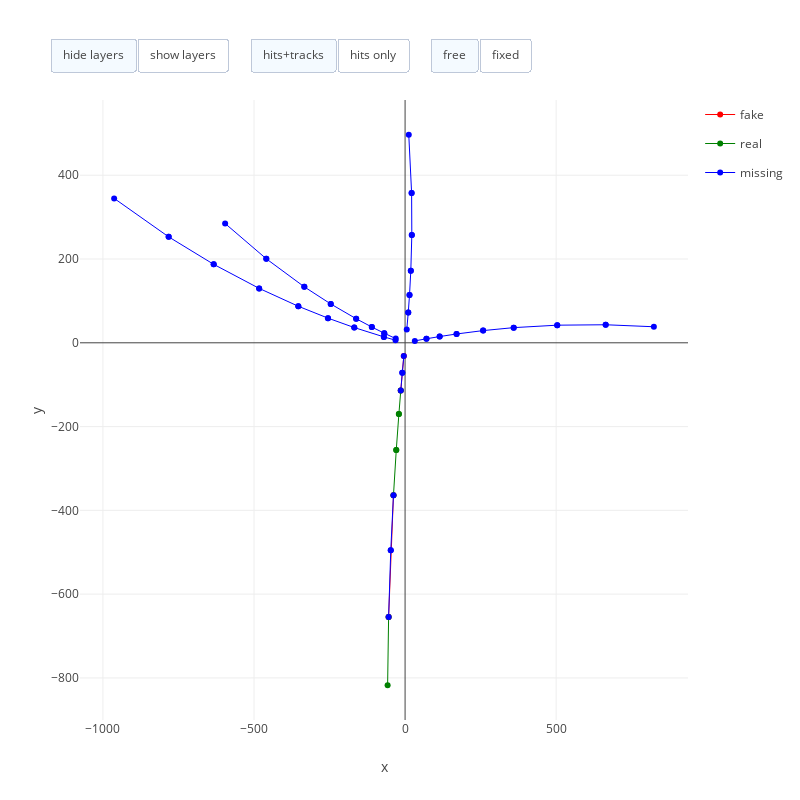
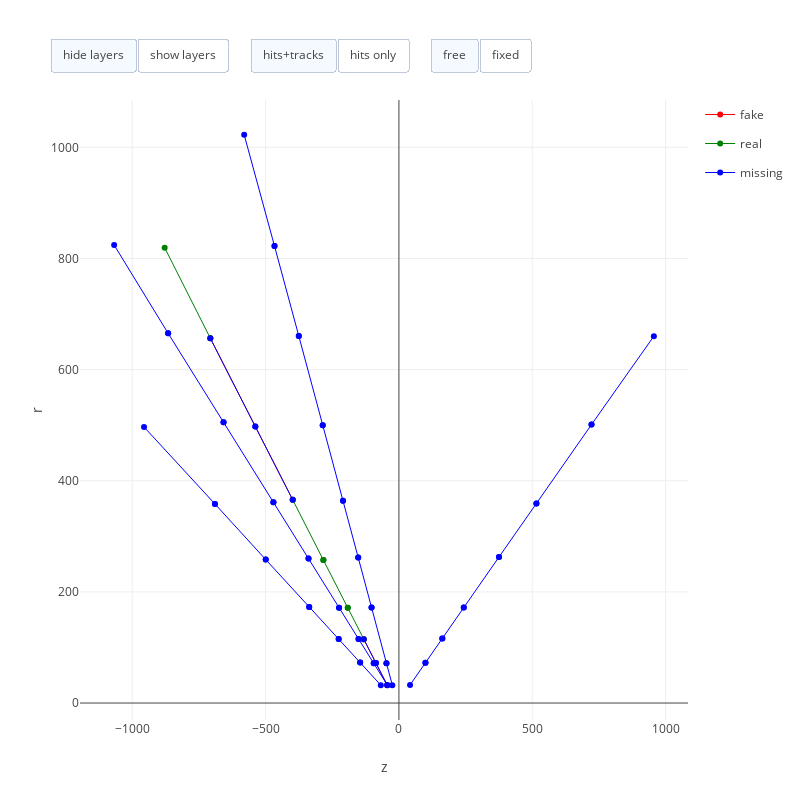
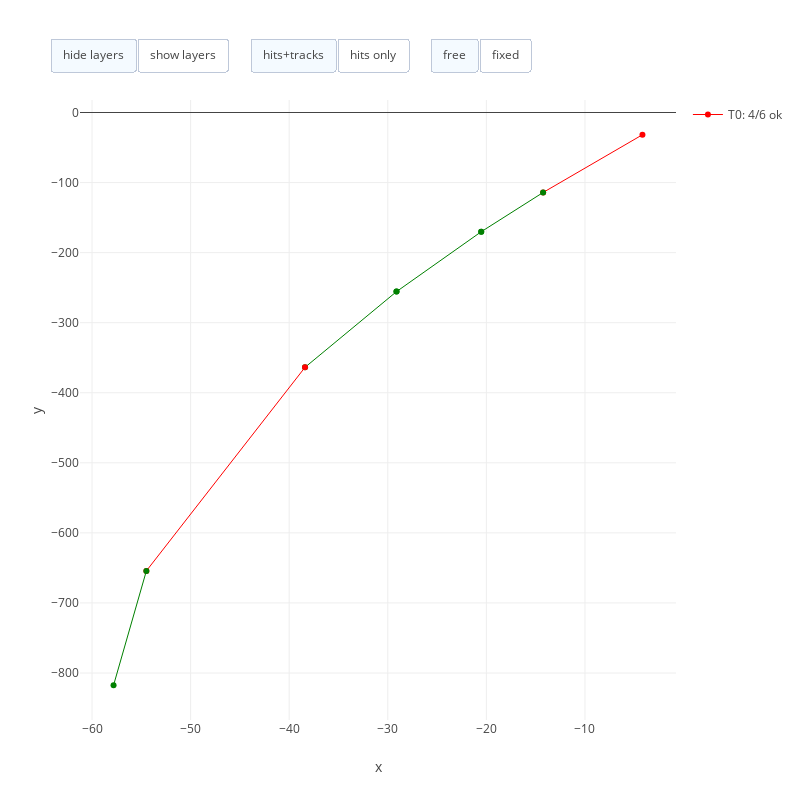

The notebook cell these images were saved under, in order:
### Code cell
set_notebook_mode() # if running inside a notebook

# load the dataset and the response_vqe (created using the qallse tool)
dw = DataWrapper.from_path('C:/Users/timsc/hepqpr-qallse-data/ds1/event000001000-hits.csv')
with open('C:/Users/timsc/hepqpr-qallse-data/ds1/evt1000-ds1-vqe-0-response.pickle', 'rb') as f: 
    response_vqe = pickle.load(f)

# process the response_vqe and get the set of missing doublets
final_doublets, final_tracks, energy = process_response_vqe(response_vqe)
precision, recall, missings = dw.compute_score(final_doublets)

# plotting examples
iplot_results(dw, final_doublets, missings)
iplot_results(dw, final_doublets, missings, dims=list('zr'))
iplot_results_tracks(dw, final_tracks)

### Figure 1 — Plotly figure (JSON) as saved in the notebook; plotly's stock layout.template omitted (floating-point values rounded to 4 significant figures)
{"data": [{"hoverinfo": "name+text", "legendgroup": "fake", "line": {"color": "red", "width": 1}, "name": "fake", "opacity": 1, "showlegend": true, "text": ["19698", "35259"], "type": "scatter", "uid": "442ada78-abf0-44d9-9fdc-08736788cc05", "x": [-4.17, -14.25], "y": [-31.75, -114.1]}, {"hoverinfo": "name+text", "legendgroup": "fake", "line": {"color": "red", "width": 1}, "name": "fake", "opacity": 1, "showlegend": false, "text": ["79880", "92130"], "type": "scatter", "uid": "354357f5-fe21-48ad-a585-7f532fcfc8a4", "x": [-38.4, -54.49], "y": [-363.7, -654.3]}, {"hoverinfo": "name+text", "legendgroup": "real", "line": {"color": "green", "width": 1}, "name": "real", "opacity": 1, "showlegend": true, "text": ["35259", "41464"], "type": "scatter", "uid": "dace320e-5ca3-49ab-a620-fc518a132d2d", "x": [-14.25, -20.52], "y": [-114.1, -170.2]}, {"hoverinfo": "name+text", "legendgroup": "real", "line": {"color": "green", "width": 1}, "name": "real", "opacity": 1, "showlegend": false, "text": ["41464", "73085"], "type": "scatter", "uid": "e0acab5c-90bb-4afa-b339-24b697dc06f8", "x": [-20.52, -29.12], "y": [-170.2, -255.6]}, {"hoverinfo": "name+text", "legendgroup": "real", "line": {"color": "green", "width": 1}, "name": "real", "opacity": 1, "showlegend": false, "text": ["73085", "79880"], "type": "scatter", "uid": "a2bea940-81dd-49cc-b28e-988be964aaff", "x": [-29.12, -38.4], "y": [-255.6, -363.7]}, {"hoverinfo": "name+text", "legendgroup": "real", "line": {"color": "green", "width": 1}, "name": "real", "opacity": 1, "showlegend": false, "text": ["92130", "107883"], "type": "scatter", "uid": "cfe30063-54a9-405b-9929-745baa2dc581", "x": [-54.49, -57.82], "y": [-654.3, -817.5]}, {"hoverinfo": "name+text", "legendgroup": "missing", "line": {"color": "blue", "width": 1}, "name": "missing", "opacity": 1, "showlegend": true, "text": ["19698", "27827"], "type": "scatter", "uid": "9a9e4589-5d44-439e-9aa3-e3d618fd1872", "x": [-4.17, -9.163], "y": [-31.75, -71.49]}, {"hoverinfo": "name+text", "legendgroup": "missing", "line": {"color": "blue", "width": 1}, "name": "missing", "opacity": 1, "showlegend": false, "text": ["20262", "28058"], "type": "scatter", "uid": "a3f46735-8509-4096-aa83-1fa7337a5d6b", "x": [32.25, 70.78], "y": [4.533, 9.619]}, {"hoverinfo": "name+text", "legendgroup": "missing", "line": {"color": "blue", "width": 1}, "name": "missing", "opacity": 1, "showlegend": false, "text": ["20764", "27487"], "type": "scatter", "uid": "b05548b1-984c-409c-96dd-8a3a91545849", "x": [5.571, 10.5], "y": [31.67, 72.05]}, {"hoverinfo": "name+text", "legendgroup": "missing", "line": {"color": "blue", "width": 1}, "name": "missing", "opacity": 1, "showlegend": false, "text": ["21265", "29504"], "type": "scatter", "uid": "c8a7a298-4162-41db-9253-74f2f55d81b8", "x": [-31.64, -70.21], "y": [6.184, 14.12]}, {"hoverinfo": "name+text", "legendgroup": "missing", "line": {"color": "blue", "width": 1}, "name": "missing", "opacity": 1, "showlegend": false, "text": ["23536", "31418"], "type": "scatter", "uid": "7dd8b89e-b488-46e1-abcc-7582eb6f5ffb", "x": [-30.93, -68.85], "y": [9.981, 22.86]}, {"hoverinfo": "name+text", "legendgroup": "missing", "line": {"color": "blue", "width": 1}, "name": "missing", "opacity": 1, "showlegend": false, "text": ["27487", "34491"], "type": "scatter", "uid": "3033fc64-738c-4bcc-9c42-89e54c3e1f14", "x": [10.5, 14.71], "y": [72.05, 114.1]}, {"hoverinfo": "name+text", "legendgroup": "missing", "line": {"color": "blue", "width": 1}, "name": "missing", "opacity": 1, "showlegend": false, "text": ["27827", "35259"], "type": "scatter", "uid": "2b15b89a-a1ab-4fd6-929c-b779494a1cb1", "x": [-9.163, -14.25], "y": [-71.49, -114.1]}, {"hoverinfo": "name+text", "legendgroup": "missing", "line": {"color": "blue", "width": 1}, "name": "missing", "opacity": 1, "showlegend": false, "text": ["28058", "34877"], "type": "scatter", "uid": "29b9a592-0fd2-4b52-a637-767e171186f2", "x": [70.78, 114.4], "y": [9.619, 14.92]}, {"hoverinfo": "name+text", "legendgroup": "missing", "line": {"color": "blue", "width": 1}, "name": "missing", "opacity": 1, "showlegend": false, "text": ["29504", "42350"], "type": "scatter", "uid": "c00c9eb8-c632-4c73-a002-7c8cbe4ed012", "x": [-70.21, -168.2], "y": [14.12, 36.37]}, {"hoverinfo": "name+text", "legendgroup": "missing", "line": {"color": "blue", "width": 1}, "name": "missing", "opacity": 1, "showlegend": false, "text": ["31418", "38524"], "type": "scatter", "uid": "4278368d-e458-49f6-b64b-3b4c92b5074d", "x": [-68.85, -110.0], "y": [22.86, 37.63]}, {"hoverinfo": "name+text", "legendgroup": "missing", "line": {"color": "blue", "width": 1}, "name": "missing", "opacity": 1, "showlegend": false, "text": ["34491", "40865"], "type": "scatter", "uid": "126c69b2-d713-4686-aba8-dd33448d1119", "x": [14.71, 18.99], "y": [114.1, 172.0]}, {"hoverinfo": "name+text", "legendgroup": "missing", "line": {"color": "blue", "width": 1}, "name": "missing", "opacity": 1, "showlegend": false, "text": ["34877", "41146"], "type": "scatter", "uid": "176a3cca-8a02-40cf-804f-1ac91e15530f", "x": [114.4, 170.4], "y": [14.92, 21.06]}, {"hoverinfo": "name+text", "legendgroup": "missing", "line": {"color": "blue", "width": 1}, "name": "missing", "opacity": 1, "showlegend": false, "text": ["38524", "45067"], "type": "scatter", "uid": "cb42fbe5-2333-4c70-9290-12863a7b594e", "x": [-110.0, -161.9], "y": [37.63, 57.46]}, {"hoverinfo": "name+text", "legendgroup": "missing", "line": {"color": "blue", "width": 1}, "name": "missing", "opacity": 1, "showlegend": false, "text": ["40865", "72549"], "type": "scatter", "uid": "126f68a4-62d3-4f68-8d8d-80a45a20e5b3", "x": [18.99, 22.3], "y": [172.0, 257.2]}, {"hoverinfo": "name+text", "legendgroup": "missing", "line": {"color": "blue", "width": 1}, "name": "missing", "opacity": 1, "showlegend": false, "text": ["41146", "73201"], "type": "scatter", "uid": "3209e16b-03c2-4aa3-b88e-6478ec0b3aba", "x": [170.4, 258.3], "y": [21.06, 29.15]}, {"hoverinfo": "name+text", "legendgroup": "missing", "line": {"color": "blue", "width": 1}, "name": "missing", "opacity": 1, "showlegend": false, "text": ["42350", "73830"], "type": "scatter", "uid": "64a6009e-35f1-4196-9b2c-cc433524616c", "x": [-168.2, -255.2], "y": [36.37, 58.89]}, {"hoverinfo": "name+text", "legendgroup": "missing", "line": {"color": "blue", "width": 1}, "name": "missing", "opacity": 1, "showlegend": false, "text": ["45067", "76902"], "type": "scatter", "uid": "25ca320b-6f19-4caf-99dd-3a9930803d94", "x": [-161.9, -246.0], "y": [57.46, 92.73]}, {"hoverinfo": "name+text", "legendgroup": "missing", "line": {"color": "blue", "width": 1}, "name": "missing", "opacity": 1, "showlegend": false, "text": ["72549", "79138"], "type": "scatter", "uid": "294b6fbc-3c77-4725-a910-1cb4d3cea6e6", "x": [22.3, 21.66], "y": [257.2, 357.6]}, {"hoverinfo": "name+text", "legendgroup": "missing", "line": {"color": "blue", "width": 1}, "name": "missing", "opacity": 1, "showlegend": false, "text": ["73201", "79641"], "type": "scatter", "uid": "d9b63da6-7701-4c65-a074-9cb3b91ddd79", "x": [258.3, 359.5], "y": [29.15, 36.2]}, {"hoverinfo": "name+text", "legendgroup": "missing", "line": {"color": "blue", "width": 1}, "name": "missing", "opacity": 1, "showlegend": false, "text": ["73830", "80933"], "type": "scatter", "uid": "9136c126-262d-4cf2-a16b-4691fca059bd", "x": [-255.2, -353.3], "y": [58.89, 87.2]}, {"hoverinfo": "name+text", "legendgroup": "missing", "line": {"color": "blue", "width": 1}, "name": "missing", "opacity": 1, "showlegend": false, "text": ["76902", "83944"], "type": "scatter", "uid": "ef7d663c-97a5-4d24-8c3c-08300b24a50e", "x": [-246.0, -333.4], "y": [92.73, 133.5]}, {"hoverinfo": "name+text", "legendgroup": "missing", "line": {"color": "blue", "width": 1}, "name": "missing", "opacity": 1, "showlegend": false, "text": ["79138", "85537"], "type": "scatter", "uid": "30c2e27f-bb05-43b8-9a7c-0c7c446d37a5", "x": [21.66, 12.25], "y": [357.6, 496.6]}, {"hoverinfo": "name+text", "legendgroup": "missing", "line": {"color": "blue", "width": 1}, "name": "missing", "opacity": 1, "showlegend": false, "text": ["79641", "86195"], "type": "scatter", "uid": "51c1297e-4525-4b48-89c3-74c470cb0837", "x": [359.5, 503.5], "y": [36.2, 42.07]}, {"hoverinfo": "name+text", "legendgroup": "missing", "line": {"color": "blue", "width": 1}, "name": "missing", "opacity": 1, "showlegend": false, "text": ["79880", "86402"], "type": "scatter", "uid": "904f531f-696c-4998-8431-a4cac0c8a91a", "x": [-38.4, -47.31], "y": [-363.7, -495.2]}, {"hoverinfo": "name+text", "legendgroup": "missing", "line": {"color": "blue", "width": 1}, "name": "missing", "opacity": 1, "showlegend": false, "text": ["80933", "87292"], "type": "scatter", "uid": "82b1a15b-069b-48c0-bcab-07c3bb156c49", "x": [-353.3, -482.9], "y": [87.2, 129.9]}, {"hoverinfo": "name+text", "legendgroup": "missing", "line": {"color": "blue", "width": 1}, "name": "missing", "opacity": 1, "showlegend": false, "text": ["83944", "90803"], "type": "scatter", "uid": "6e1b206e-6017-4e25-94ed-fe9677ca8639", "x": [-333.4, -459.3], "y": [133.5, 200.5]}, {"hoverinfo": "name+text", "legendgroup": "missing", "line": {"color": "blue", "width": 1}, "name": "missing", "opacity": 1, "showlegend": false, "text": ["86195", "91955"], "type": "scatter", "uid": "872e9a15-3849-43ff-abf5-038463f0d995", "x": [503.5, 663.9], "y": [42.07, 43.1]}, {"hoverinfo": "name+text", "legendgroup": "missing", "line": {"color": "blue", "width": 1}, "name": "missing", "opacity": 1, "showlegend": false, "text": ["86402", "92130"], "type": "scatter", "uid": "3cdd4db0-7bee-4256-ab57-2081a65b9a2e", "x": [-47.31, -54.49], "y": [-495.2, -654.3]}, {"hoverinfo": "name+text", "legendgroup": "missing", "line": {"color": "blue", "width": 1}, "name": "missing", "opacity": 1, "showlegend": false, "text": ["87292", "93165"], "type": "scatter", "uid": "e85d932a-6936-4a68-ad46-45d90dc2057a", "x": [-482.9, -633.4], "y": [129.9, 187.3]}, {"hoverinfo": "name+text", "legendgroup": "missing", "line": {"color": "blue", "width": 1}, "name": "missing", "opacity": 1, "showlegend": false, "text": ["90803", "96934"], "type": "scatter", "uid": "4d5cbddb-cd4a-4e4f-9135-d2e0cf3085ac", "x": [-459.3, -595.6], "y": [200.5, 284.8]}, {"hoverinfo": "name+text", "legendgroup": "missing", "line": {"color": "blue", "width": 1}, "name": "missing", "opacity": 1, "showlegend": false, "text": ["91955", "107743"], "type": "scatter", "uid": "7f022809-56c6-4c3c-89a8-162d75babb69", "x": [663.9, 823.3], "y": [43.1, 38.33]}, {"hoverinfo": "name+text", "legendgroup": "missing", "line": {"color": "blue", "width": 1}, "name": "missing", "opacity": 1, "showlegend": false, "text": ["93165", "109022"], "type": "scatter", "uid": "8f8df54b-17cb-40f1-808a-b17046b29124", "x": [-633.4, -782.4], "y": [187.3, 252.9]}, {"hoverinfo": "name+text", "legendgroup": "missing", "line": {"color": "blue", "width": 1}, "name": "missing", "opacity": 1, "showlegend": false, "text": ["109022", "114036"], "type": "scatter", "uid": "46d040ce-49ae-43d7-b9be-48eb57807c65", "x": [-782.4, -962.8], "y": [252.9, 344.8]}], "layout": {"height": 800, "hovermode": "closest", "showlegend": true, "updatemenus": [{"buttons": [{"args": ["shapes", []], "label": "hide layers", "method": "relayout"}, {"args": ["shapes", [{"layer": "below", "line": {"color": "#ccc"}, "opacity": 0.5, "type": "circle", "x0": -32, "x1": 32, "y0": -32, "y1": 32}, {"layer": "below", "line": {"color": "#ccc"}, "opacity": 0.5, "type": "circle", "x0": -72, "x1": 72, "y0": -72, "y1": 72}, {"layer": "below", "line": {"color": "#ccc"}, "opacity": 0.5, "type": "circle", "x0": -116, "x1": 116, "y0": -116, "y1": 116}, {"layer": "below", "line": {"color": "#ccc"}, "opacity": 0.5, "type": "circle", "x0": -172, "x1": 172, "y0": -172, "y1": 172}, {"layer": "below", "line": {"color": "#cccc8d"}, "opacity": 0.5, "type": "circle", "x0": -260, "x1": 260, "y0": -260, "y1": 260}, {"layer": "below", "line": {"color": "#cccc8d"}, "opacity": 0.5, "type": "circle", "x0": -360, "x1": 360, "y0": -360, "y1": 360}, {"layer": "below", "line": {"color": "#cccc8d"}, "opacity": 0.5, "type": "circle", "x0": -500, "x1": 500, "y0": -500, "y1": 500}, {"layer": "below", "line": {"color": "#cccc8d"}, "opacity": 0.5, "type": "circle", "x0": -660, "x1": 660, "y0": -660, "y1": 660}, {"layer": "below", "line": {"color": "#ccc"}, "opacity": 0.5, "type": "circle", "x0": -820, "x1": 820, "y0": -820, "y1": 820}, {"layer": "below", "line": {"color": "#ccc"}, "opacity": 0.5, "type": "circle", "x0": -1020, "x1": 1020, "y0": -1020, "y1": 1020}]], "label": "show layers", "method": "relayout"}], "direction": "left", "pad": {"l": 0.1}, "type": "buttons", "xanchor": "left", "y": 1.1, "yanchor": "top"}, {"buttons": [{"args": [{"mode": "markers+lines"}], "label": "hits+tracks", "method": "update"}, {"args": [{"mode": "markers"}], "label": "hits only", "method": "update"}], "direction": "left", "pad": {"l": 200}, "type": "buttons", "xanchor": "left", "y": 1.1, "yanchor": "top"}, {"buttons": [{"args": ["yaxis.scaleanchor", null], "label": "free", "method": "relayout"}, {"args": ["yaxis.scaleanchor", "x"], "label": "fixed", "method": "relayout"}], "direction": "left", "pad": {"l": 380}, "type": "buttons", "xanchor": "left", "y": 1.1, "yanchor": "top"}], "width": 800, "xaxis": {"title": "x"}, "yaxis": {"title": "y"}}}

### Figure 2 — Plotly figure (JSON) as saved in the notebook; plotly's stock layout.template omitted (floating-point values rounded to 4 significant figures)
{"data": [{"hoverinfo": "name+text", "legendgroup": "fake", "line": {"color": "red", "width": 1}, "name": "fake", "opacity": 1, "showlegend": true, "text": ["19698", "35259"], "type": "scatter", "uid": "21a1f193-d942-4a0e-9323-4a4261fedb26", "x": [-43.63, -131.8], "y": [32.02, 115.0]}, {"hoverinfo": "name+text", "legendgroup": "fake", "line": {"color": "red", "width": 1}, "name": "fake", "opacity": 1, "showlegend": false, "text": ["79880", "92130"], "type": "scatter", "uid": "da7ea9fc-3e18-430a-9469-0a7eb5cf65fb", "x": [-398.2, -707.2], "y": [365.7, 656.5]}, {"hoverinfo": "name+text", "legendgroup": "real", "line": {"color": "green", "width": 1}, "name": "real", "opacity": 1, "showlegend": true, "text": ["35259", "41464"], "type": "scatter", "uid": "9676be87-a989-4c11-b42e-107b1886a805", "x": [-131.8, -191.8], "y": [115.0, 171.4]}, {"hoverinfo": "name+text", "legendgroup": "real", "line": {"color": "green", "width": 1}, "name": "real", "opacity": 1, "showlegend": false, "text": ["41464", "73085"], "type": "scatter", "uid": "0e872fd2-418c-48ff-9264-2ec5c3c63d02", "x": [-191.8, -283.2], "y": [171.4, 257.3]}, {"hoverinfo": "name+text", "legendgroup": "real", "line": {"color": "green", "width": 1}, "name": "real", "opacity": 1, "showlegend": false, "text": ["73085", "79880"], "type": "scatter", "uid": "a204597e-3c06-4184-bdde-1e7bd4fd4702", "x": [-283.2, -398.2], "y": [257.3, 365.7]}, {"hoverinfo": "name+text", "legendgroup": "real", "line": {"color": "green", "width": 1}, "name": "real", "opacity": 1, "showlegend": false, "text": ["92130", "107883"], "type": "scatter", "uid": "e40e474f-aa1c-40fd-b737-8818b9838f1c", "x": [-707.2, -878.4], "y": [656.5, 819.5]}, {"hoverinfo": "name+text", "legendgroup": "missing", "line": {"color": "blue", "width": 1}, "name": "missing", "opacity": 1, "showlegend": true, "text": ["19698", "27827"], "type": "scatter", "uid": "44fa3b8e-e6e9-4fbe-b8d2-4611b23a9e87", "x": [-43.63, -86.18], "y": [32.02, 72.08]}, {"hoverinfo": "name+text", "legendgroup": "missing", "line": {"color": "blue", "width": 1}, "name": "missing", "opacity": 1, "showlegend": false, "text": ["20262", "28058"], "type": "scatter", "uid": "4256b08c-e070-4a59-91d2-8b16a2aa86ce", "x": [-43.79, -94.32], "y": [32.56, 71.43]}, {"hoverinfo": "name+text", "legendgroup": "missing", "line": {"color": "blue", "width": 1}, "name": "missing", "opacity": 1, "showlegend": false, "text": ["20764", "27487"], "type": "scatter", "uid": "42d5e1e9-9e09-4c6a-9935-2e22110fda96", "x": [-67.83, -145.3], "y": [32.16, 72.81]}, {"hoverinfo": "name+text", "legendgroup": "missing", "line": {"color": "blue", "width": 1}, "name": "missing", "opacity": 1, "showlegend": false, "text": ["21265", "29504"], "type": "scatter", "uid": "9b0dfe91-b8dc-4ac0-8755-0a00e8a80091", "x": [-24.67, -46.67], "y": [32.24, 71.61]}, {"hoverinfo": "name+text", "legendgroup": "missing", "line": {"color": "blue", "width": 1}, "name": "missing", "opacity": 1, "showlegend": false, "text": ["23536", "31418"], "type": "scatter", "uid": "961f1a2e-0f4b-4515-9c82-f43aaeeeac84", "x": [41.75, 99.58], "y": [32.5, 72.54]}, {"hoverinfo": "name+text", "legendgroup": "missing", "line": {"color": "blue", "width": 1}, "name": "missing", "opacity": 1, "showlegend": false, "text": ["27487", "34491"], "type": "scatter", "uid": "fd86afe3-9428-49be-931a-4d6c7a3ccb7b", "x": [-145.3, -225.9], "y": [72.81, 115.1]}, {"hoverinfo": "name+text", "legendgroup": "missing", "line": {"color": "blue", "width": 1}, "name": "missing", "opacity": 1, "showlegend": false, "text": ["27827", "35259"], "type": "scatter", "uid": "92ecce21-3949-4be9-ad15-f2f229a4a66e", "x": [-86.18, -131.8], "y": [72.08, 115.0]}, {"hoverinfo": "name+text", "legendgroup": "missing", "line": {"color": "blue", "width": 1}, "name": "missing", "opacity": 1, "showlegend": false, "text": ["28058", "34877"], "type": "scatter", "uid": "a45bc3b3-3fa6-430e-87c9-f2c7fc83b829", "x": [-94.32, -151.4], "y": [71.43, 115.4]}, {"hoverinfo": "name+text", "legendgroup": "missing", "line": {"color": "blue", "width": 1}, "name": "missing", "opacity": 1, "showlegend": false, "text": ["29504", "42350"], "type": "scatter", "uid": "0153d8cb-ffa6-4eb1-ae5e-894e52c74629", "x": [-46.67, -102.6], "y": [71.61, 172.0]}, {"hoverinfo": "name+text", "legendgroup": "missing", "line": {"color": "blue", "width": 1}, "name": "missing", "opacity": 1, "showlegend": false, "text": ["31418", "38524"], "type": "scatter", "uid": "b1f59039-80e2-4a0e-a801-2b35c45d7f81", "x": [99.58, 162.7], "y": [72.54, 116.2]}, {"hoverinfo": "name+text", "legendgroup": "missing", "line": {"color": "blue", "width": 1}, "name": "missing", "opacity": 1, "showlegend": false, "text": ["34491", "40865"], "type": "scatter", "uid": "faf5d0cc-782c-4d2b-9d71-fd75ee069d6e", "x": [-225.9, -336.4], "y": [115.1, 173.0]}, {"hoverinfo": "name+text", "legendgroup": "missing", "line": {"color": "blue", "width": 1}, "name": "missing", "opacity": 1, "showlegend": false, "text": ["34877", "41146"], "type": "scatter", "uid": "d2569909-4e70-411b-834b-34722206ca47", "x": [-151.4, -224.5], "y": [115.4, 171.7]}, {"hoverinfo": "name+text", "legendgroup": "missing", "line": {"color": "blue", "width": 1}, "name": "missing", "opacity": 1, "showlegend": false, "text": ["38524", "45067"], "type": "scatter", "uid": "749840fc-7bdf-4bf3-b5f1-6ed0877d37ee", "x": [162.7, 243.2], "y": [116.2, 171.8]}, {"hoverinfo": "name+text", "legendgroup": "missing", "line": {"color": "blue", "width": 1}, "name": "missing", "opacity": 1, "showlegend": false, "text": ["40865", "72549"], "type": "scatter", "uid": "14bd0399-0b78-4a1b-90b0-c07810d498c4", "x": [-336.4, -499.4], "y": [173.0, 258.2]}, {"hoverinfo": "name+text", "legendgroup": "missing", "line": {"color": "blue", "width": 1}, "name": "missing", "opacity": 1, "showlegend": false, "text": ["41146", "73201"], "type": "scatter", "uid": "e4f2ec45-c57a-4a77-80ae-a57f97e65c63", "x": [-224.5, -339], "y": [171.7, 260.0]}, {"hoverinfo": "name+text", "legendgroup": "missing", "line": {"color": "blue", "width": 1}, "name": "missing", "opacity": 1, "showlegend": false, "text": ["42350", "73830"], "type": "scatter", "uid": "43edefe0-35b0-4c1b-b083-2a2174d755fc", "x": [-102.6, -152.6], "y": [172.0, 261.9]}, {"hoverinfo": "name+text", "legendgroup": "missing", "line": {"color": "blue", "width": 1}, "name": "missing", "opacity": 1, "showlegend": false, "text": ["45067", "76902"], "type": "scatter", "uid": "1c7a38aa-a80b-4c7c-875c-451640c1c8e1", "x": [243.2, 375.4], "y": [171.8, 262.9]}, {"hoverinfo": "name+text", "legendgroup": "missing", "line": {"color": "blue", "width": 1}, "name": "missing", "opacity": 1, "showlegend": false, "text": ["72549", "79138"], "type": "scatter", "uid": "1b6de47f-19d6-431b-a0c3-016f3247335b", "x": [-499.4, -689.8], "y": [258.2, 358.3]}, {"hoverinfo": "name+text", "legendgroup": "missing", "line": {"color": "blue", "width": 1}, "name": "missing", "opacity": 1, "showlegend": false, "text": ["73201", "79641"], "type": "scatter", "uid": "fe1fbf71-928f-474b-875c-9406fef8f040", "x": [-339, -470.6], "y": [260.0, 361.3]}, {"hoverinfo": "name+text", "legendgroup": "missing", "line": {"color": "blue", "width": 1}, "name": "missing", "opacity": 1, "showlegend": false, "text": ["73830", "80933"], "type": "scatter", "uid": "77456dcb-4448-4d7d-934e-16dd6880742a", "x": [-152.6, -209.6], "y": [261.9, 363.9]}, {"hoverinfo": "name+text", "legendgroup": "missing", "line": {"color": "blue", "width": 1}, "name": "missing", "opacity": 1, "showlegend": false, "text": ["76902", "83944"], "type": "scatter", "uid": "6e1f52dd-44e0-4701-ab37-53b42eaefe6e", "x": [375.4, 515.6], "y": [262.9, 359.2]}, {"hoverinfo": "name+text", "legendgroup": "missing", "line": {"color": "blue", "width": 1}, "name": "missing", "opacity": 1, "showlegend": false, "text": ["79138", "85537"], "type": "scatter", "uid": "5db93625-08b8-4eb9-b9b8-3c3fb9ff1ad3", "x": [-689.8, -955.8], "y": [358.3, 496.8]}, {"hoverinfo": "name+text", "legendgroup": "missing", "line": {"color": "blue", "width": 1}, "name": "missing", "opacity": 1, "showlegend": false, "text": ["79641", "86195"], "type": "scatter", "uid": "8c496bfe-e97a-4a72-9e54-c39ce591bb79", "x": [-470.6, -657.6], "y": [361.3, 505.3]}, {"hoverinfo": "name+text", "legendgroup": "missing", "line": {"color": "blue", "width": 1}, "name": "missing", "opacity": 1, "showlegend": false, "text": ["79880", "86402"], "type": "scatter", "uid": "d1498fd4-8c73-43a4-909a-4ee158bedae1", "x": [-398.2, -538.4], "y": [365.7, 497.4]}, {"hoverinfo": "name+text", "legendgroup": "missing", "line": {"color": "blue", "width": 1}, "name": "missing", "opacity": 1, "showlegend": false, "text": ["80933", "87292"], "type": "scatter", "uid": "500b458c-6461-4d0b-ae77-672d4331594b", "x": [-209.6, -285.6], "y": [363.9, 500.0]}, {"hoverinfo": "name+text", "legendgroup": "missing", "line": {"color": "blue", "width": 1}, "name": "missing", "opacity": 1, "showlegend": false, "text": ["83944", "90803"], "type": "scatter", "uid": "e8444858-83dc-422a-9018-e341f1b865a4", "x": [515.6, 722.2], "y": [359.2, 501.1]}, {"hoverinfo": "name+text", "legendgroup": "missing", "line": {"color": "blue", "width": 1}, "name": "missing", "opacity": 1, "showlegend": false, "text": ["86195", "91955"], "type": "scatter", "uid": "d4fdac25-a316-43d6-9376-451a8bf39397", "x": [-657.6, -865.4], "y": [505.3, 665.3]}, {"hoverinfo": "name+text", "legendgroup": "missing", "line": {"color": "blue", "width": 1}, "name": "missing", "opacity": 1, "showlegend": false, "text": ["86402", "92130"], "type": "scatter", "uid": "7f47f96a-cf06-4f9a-beed-51bfb792a1bc", "x": [-538.4, -707.2], "y": [497.4, 656.5]}, {"hoverinfo": "name+text", "legendgroup": "missing", "line": {"color": "blue", "width": 1}, "name": "missing", "opacity": 1, "showlegend": false, "text": ["87292", "93165"], "type": "scatter", "uid": "345eb070-467d-43d3-a904-2ba7b5bb9797", "x": [-285.6, -375.4], "y": [500.0, 660.5]}, {"hoverinfo": "name+text", "legendgroup": "missing", "line": {"color": "blue", "width": 1}, "name": "missing", "opacity": 1, "showlegend": false, "text": ["90803", "96934"], "type": "scatter", "uid": "5e5d4f41-994f-4b50-bc7d-4c00193a1596", "x": [722.2, 956], "y": [501.1, 660.2]}, {"hoverinfo": "name+text", "legendgroup": "missing", "line": {"color": "blue", "width": 1}, "name": "missing", "opacity": 1, "showlegend": false, "text": ["91955", "107743"], "type": "scatter", "uid": "8966377b-b559-4276-9134-103623391ad1", "x": [-865.4, -1068.0], "y": [665.3, 824.2]}, {"hoverinfo": "name+text", "legendgroup": "missing", "line": {"color": "blue", "width": 1}, "name": "missing", "opacity": 1, "showlegend": false, "text": ["93165", "109022"], "type": "scatter", "uid": "aedcf2d5-057f-4d50-a93f-0a05086a07d4", "x": [-375.4, -466.4], "y": [660.5, 822.3]}, {"hoverinfo": "name+text", "legendgroup": "missing", "line": {"color": "blue", "width": 1}, "name": "missing", "opacity": 1, "showlegend": false, "text": ["109022", "114036"], "type": "scatter", "uid": "464a4a13-0df3-4d96-a7b8-7bbd37cdce45", "x": [-466.4, -580.2], "y": [822.3, 1023.0]}], "layout": {"height": 800, "hovermode": "closest", "showlegend": true, "updatemenus": [{"buttons": [{"args": ["shapes", []], "label": "hide layers", "method": "relayout"}, {"args": ["shapes", [{"layer": "below", "line": {"color": "#ccc"}, "opacity": 0.5, "type": "line", "x0": -455, "x1": 455, "y0": 32, "y1": 32}, {"layer": "below", "line": {"color": "#ccc"}, "opacity": 0.5, "type": "line", "x0": -455, "x1": 455, "y0": 72, "y1": 72}, {"layer": "below", "line": {"color": "#ccc"}, "opacity": 0.5, "type": "line", "x0": -455, "x1": 455, "y0": 116, "y1": 116}, {"layer": "below", "line": {"color": "#ccc"}, "opacity": 0.5, "type": "line", "x0": -455, "x1": 455, "y0": 172, "y1": 172}, {"layer": "below", "line": {"color": "#cccc8d"}, "opacity": 0.5, "type": "line", "x0": -1030, "x1": 1030, "y0": 260, "y1": 260}, {"layer": "below", "line": {"color": "#cccc8d"}, "opacity": 0.5, "type": "line", "x0": -1030, "x1": 1030, "y0": 360, "y1": 360}, {"layer": "below", "line": {"color": "#cccc8d"}, "opacity": 0.5, "type": "line", "x0": -1030, "x1": 1030, "y0": 500, "y1": 500}, {"layer": "below", "line": {"color": "#cccc8d"}, "opacity": 0.5, "type": "line", "x0": -1030, "x1": 1030, "y0": 660, "y1": 660}, {"layer": "below", "line": {"color": "#ccc"}, "opacity": 0.5, "type": "line", "x0": -1030, "x1": 1030, "y0": 820, "y1": 820}, {"layer": "below", "line": {"color": "#ccc"}, "opacity": 0.5, "type": "line", "x0": -1030, "x1": 1030, "y0": 1020, "y1": 1020}]], "label": "show layers", "method": "relayout"}], "direction": "left", "pad": {"l": 0.1}, "type": "buttons", "xanchor": "left", "y": 1.1, "yanchor": "top"}, {"buttons": [{"args": [{"mode": "markers+lines"}], "label": "hits+tracks", "method": "update"}, {"args": [{"mode": "markers"}], "label": "hits only", "method": "update"}], "direction": "left", "pad": {"l": 200}, "type": "buttons", "xanchor": "left", "y": 1.1, "yanchor": "top"}, {"buttons": [{"args": ["yaxis.scaleanchor", null], "label": "free", "method": "relayout"}, {"args": ["yaxis.scaleanchor", "x"], "label": "fixed", "method": "relayout"}], "direction": "left", "pad": {"l": 380}, "type": "buttons", "xanchor": "left", "y": 1.1, "yanchor": "top"}], "width": 800, "xaxis": {"title": "z"}, "yaxis": {"title": "r"}}}

### Figure 3 — Plotly figure (JSON) as saved in the notebook; plotly's stock layout.template omitted (floating-point values rounded to 4 significant figures)
{"data": [{"hoverinfo": "name+text", "legendgroup": "0", "line": {"color": "red", "width": 1}, "name": "T0: 4/6 ok", "opacity": 1, "showlegend": true, "text": ["19698", "35259", "41464", "73085", "79880", "92130", "107883"], "type": "scatter", "uid": "f5b1519d-328f-440d-821a-8fc932846cce", "x": [-4.17, -14.25], "y": [-31.75, -114.1]}, {"hoverinfo": "name+text", "legendgroup": "0", "line": {"color": "green", "width": 1}, "name": "T0: 4/6 ok", "opacity": 1, "showlegend": false, "text": ["19698", "35259", "41464", "73085", "79880", "92130", "107883"], "type": "scatter", "uid": "26402010-361a-486f-950b-129af1f7065d", "x": [-14.25, -20.52], "y": [-114.1, -170.2]}, {"hoverinfo": "name+text", "legendgroup": "0", "line": {"color": "green", "width": 1}, "name": "T0: 4/6 ok", "opacity": 1, "showlegend": false, "text": ["19698", "35259", "41464", "73085", "79880", "92130", "107883"], "type": "scatter", "uid": "aaf987c9-7ac7-4ab9-bdb1-2b4cdf502931", "x": [-20.52, -29.12], "y": [-170.2, -255.6]}, {"hoverinfo": "name+text", "legendgroup": "0", "line": {"color": "green", "width": 1}, "name": "T0: 4/6 ok", "opacity": 1, "showlegend": false, "text": ["19698", "35259", "41464", "73085", "79880", "92130", "107883"], "type": "scatter", "uid": "6799c614-00a6-4cb5-8d4d-c7b797106d8e", "x": [-29.12, -38.4], "y": [-255.6, -363.7]}, {"hoverinfo": "name+text", "legendgroup": "0", "line": {"color": "red", "width": 1}, "name": "T0: 4/6 ok", "opacity": 1, "showlegend": false, "text": ["19698", "35259", "41464", "73085", "79880", "92130", "107883"], "type": "scatter", "uid": "c76ab70e-80a4-4250-b7d1-4d7f8d866cab", "x": [-38.4, -54.49], "y": [-363.7, -654.3]}, {"hoverinfo": "name+text", "legendgroup": "0", "line": {"color": "green", "width": 1}, "name": "T0: 4/6 ok", "opacity": 1, "showlegend": false, "text": ["19698", "35259", "41464", "73085", "79880", "92130", "107883"], "type": "scatter", "uid": "cb1366a6-3171-4852-a10a-432373bd3041", "x": [-54.49, -57.82], "y": [-654.3, -817.5]}], "layout": {"height": 800, "hovermode": "closest", "showlegend": true, "updatemenus": [{"buttons": [{"args": ["shapes", []], "label": "hide layers", "method": "relayout"}, {"args": ["shapes", [{"layer": "below", "line": {"color": "#ccc"}, "opacity": 0.5, "type": "circle", "x0": -32, "x1": 32, "y0": -32, "y1": 32}, {"layer": "below", "line": {"color": "#ccc"}, "opacity": 0.5, "type": "circle", "x0": -72, "x1": 72, "y0": -72, "y1": 72}, {"layer": "below", "line": {"color": "#ccc"}, "opacity": 0.5, "type": "circle", "x0": -116, "x1": 116, "y0": -116, "y1": 116}, {"layer": "below", "line": {"color": "#ccc"}, "opacity": 0.5, "type": "circle", "x0": -172, "x1": 172, "y0": -172, "y1": 172}, {"layer": "below", "line": {"color": "#cccc8d"}, "opacity": 0.5, "type": "circle", "x0": -260, "x1": 260, "y0": -260, "y1": 260}, {"layer": "below", "line": {"color": "#cccc8d"}, "opacity": 0.5, "type": "circle", "x0": -360, "x1": 360, "y0": -360, "y1": 360}, {"layer": "below", "line": {"color": "#cccc8d"}, "opacity": 0.5, "type": "circle", "x0": -500, "x1": 500, "y0": -500, "y1": 500}, {"layer": "below", "line": {"color": "#cccc8d"}, "opacity": 0.5, "type": "circle", "x0": -660, "x1": 660, "y0": -660, "y1": 660}, {"layer": "below", "line": {"color": "#ccc"}, "opacity": 0.5, "type": "circle", "x0": -820, "x1": 820, "y0": -820, "y1": 820}, {"layer": "below", "line": {"color": "#ccc"}, "opacity": 0.5, "type": "circle", "x0": -1020, "x1": 1020, "y0": -1020, "y1": 1020}]], "label": "show layers", "method": "relayout"}], "direction": "left", "pad": {"l": 0.1}, "type": "buttons", "xanchor": "left", "y": 1.1, "yanchor": "top"}, {"buttons": [{"args": [{"mode": "markers+lines"}], "label": "hits+tracks", "method": "update"}, {"args": [{"mode": "markers"}], "label": "hits only", "method": "update"}], "direction": "left", "pad": {"l": 200}, "type": "buttons", "xanchor": "left", "y": 1.1, "yanchor": "top"}, {"buttons": [{"args": ["yaxis.scaleanchor", null], "label": "free", "method": "relayout"}, {"args": ["yaxis.scaleanchor", "x"], "label": "fixed", "method": "relayout"}], "direction": "left", "pad": {"l": 380}, "type": "buttons", "xanchor": "left", "y": 1.1, "yanchor": "top"}], "width": 800, "xaxis": {"title": "x"}, "yaxis": {"title": "y"}}}
